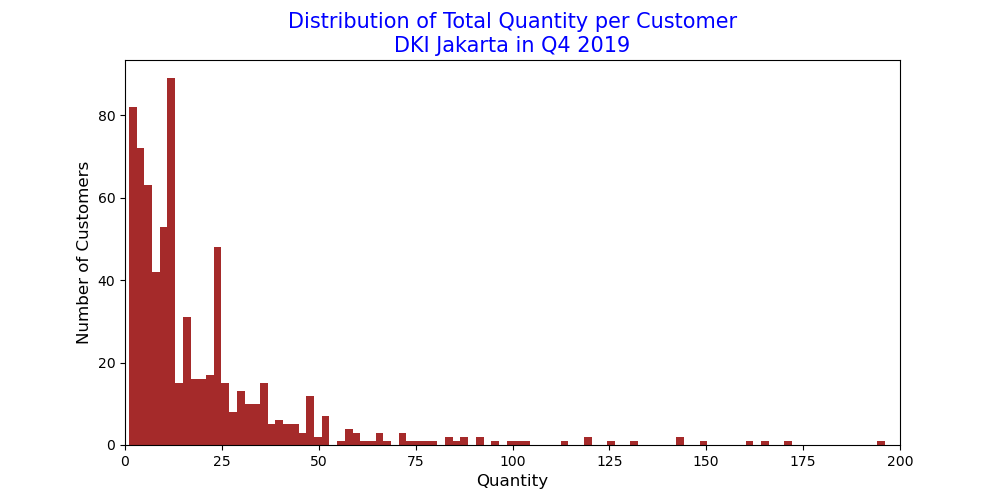

Reproduce this figure in Python.
import datetime
import pandas as pd
import matplotlib.pyplot as plt
dataset = pd.read_csv('https://storage.googleapis.com/dqlab-dataset/retail_raw_reduced.csv')
dataset['order_month'] = dataset['order_date'].apply(lambda x: datetime.datetime.strptime(x, "%Y-%m-%d").strftime('%Y-%m'))
dataset['gmv'] = dataset['item_price']*dataset['quantity']
dataset_dki_q4 = dataset[(dataset['province']=='DKI Jakarta') & (dataset['order_month'] >= '2019-10')]

data_per_customer = (dataset_dki_q4.groupby('customer_id')
                                   .agg({'order_id':'nunique',
                                         'quantity': 'sum',
                                         'gmv':'sum'})
                                   .reset_index()
                                   .rename(columns={'order_id':'orders'}))

plt.figure(figsize=(10,5))
plt.hist(data_per_customer['quantity'], bins=100, range=(1,200), color='brown')
plt.title('Distribution of Total Quantity per Customer\nDKI Jakarta in Q4 2019', fontsize=15, color='blue')
plt.xlabel('Quantity', fontsize=12)
plt.ylabel('Number of Customers', fontsize=12)
plt.xlim(xmin=0, xmax=200)
plt.show()
